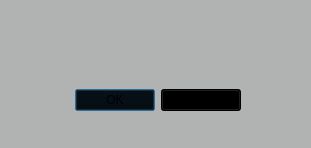
<?xml version="1.0" encoding="UTF-8"?>
<ui version="4.0">
 <class>Dialog</class>
 <widget class="QDialog" name="Dialog">
  <property name="geometry">
   <rect>
    <x>0</x>
    <y>0</y>
    <width>311</width>
    <height>148</height>
   </rect>
  </property>
  <property name="windowTitle">
   <string>Dialog</string>
  </property>
  <property name="styleSheet">
   <string notr="true">background-color: rgb(177, 179, 179);
</string>
  </property>
  <widget class="QDialogButtonBox" name="buttonBox">
   <property name="geometry">
    <rect>
     <x>-110</x>
     <y>80</y>
     <width>351</width>
     <height>41</height>
    </rect>
   </property>
   <property name="styleSheet">
    <string notr="true">
background-color: rgb(0, 0, 0);
selection-color: rgb(109, 112, 112);</string>
   </property>
   <property name="orientation">
    <enum>Qt::Horizontal</enum>
   </property>
   <property name="standardButtons">
    <set>QDialogButtonBox::Cancel|QDialogButtonBox::Ok</set>
   </property>
  </widget>
  <widget class="QLabel" name="placeHolder">
   <property name="geometry">
    <rect>
     <x>20</x>
     <y>30</y>
     <width>281</width>
     <height>31</height>
    </rect>
   </property>
   <property name="styleSheet">
    <string notr="true">color: rgb(0, 0, 0);
font: 15pt &quot;Euphemia UCAS&quot;;</string>
   </property>
   <property name="text">
    <string/>
   </property>
  </widget>
 </widget>
 <resources>
  <include location="image.qrc"/>
 </resources>
 <connections>
  <connection>
   <sender>buttonBox</sender>
   <signal>accepted()</signal>
   <receiver>Dialog</receiver>
   <slot>accept()</slot>
   <hints>
    <hint type="sourcelabel">
     <x>248</x>
     <y>254</y>
    </hint>
    <hint type="destinationlabel">
     <x>157</x>
     <y>274</y>
    </hint>
   </hints>
  </connection>
  <connection>
   <sender>buttonBox</sender>
   <signal>rejected()</signal>
   <receiver>Dialog</receiver>
   <slot>reject()</slot>
   <hints>
    <hint type="sourcelabel">
     <x>316</x>
     <y>260</y>
    </hint>
    <hint type="destinationlabel">
     <x>286</x>
     <y>274</y>
    </hint>
   </hints>
  </connection>
 </connections>
</ui>
